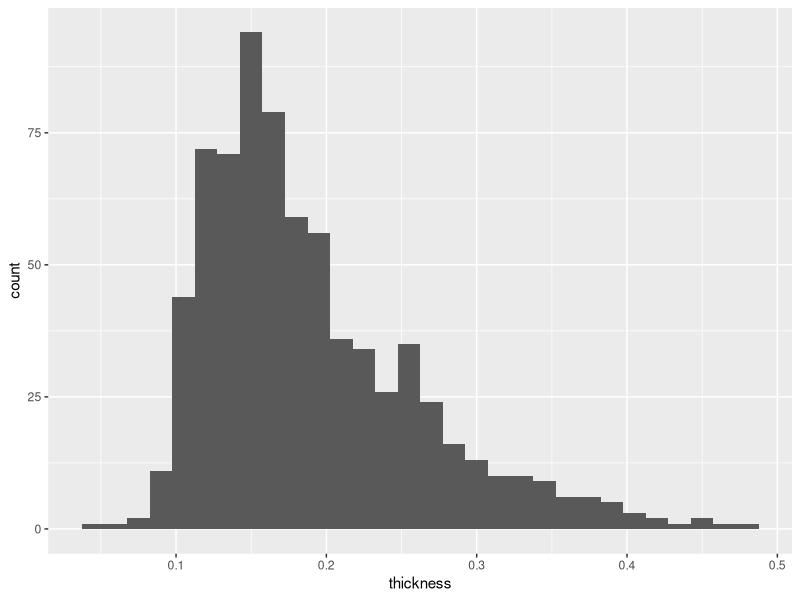
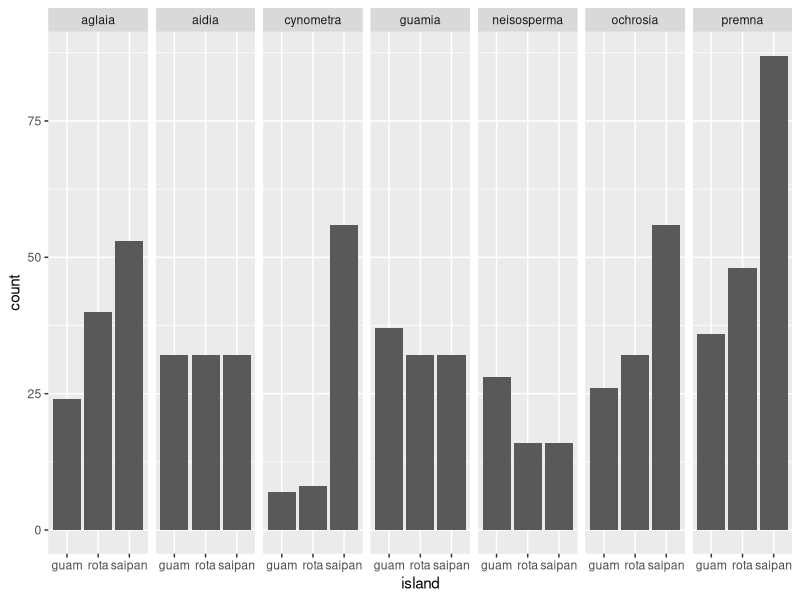
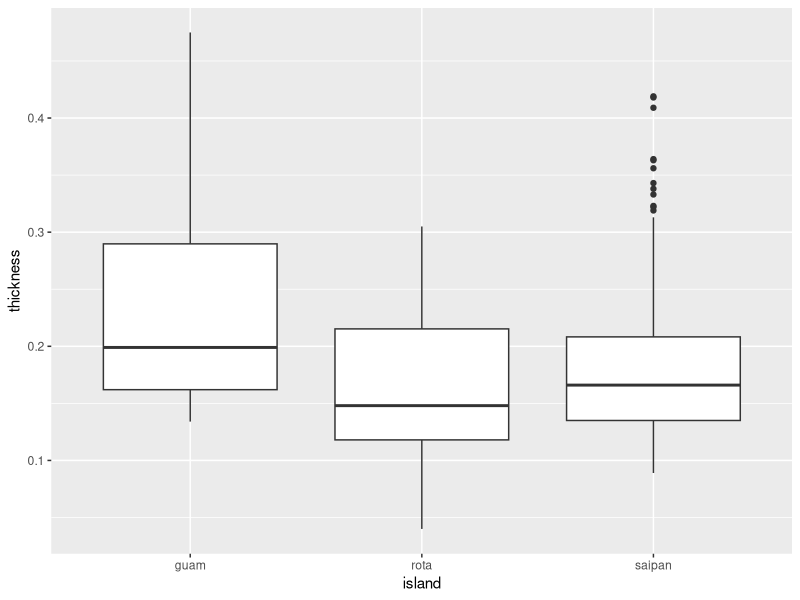
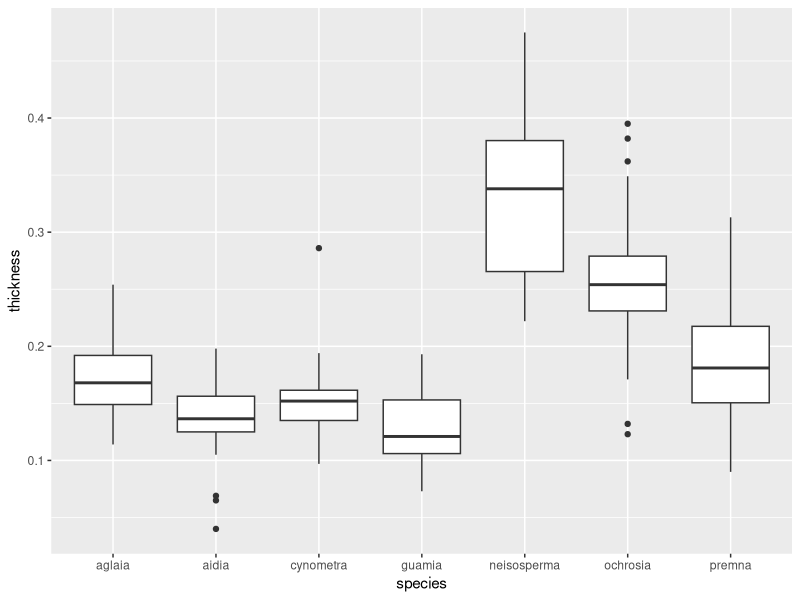

The R script that drew these images, in order:
# Linear Model practice exercise

#We are going to work with a dataset on plant traits. We will test whether leaf thickness differs between tree species and island. Today, we will only do data exploration and model building/selection. We will assess model fit and interpret model results next week. 

#Helpful scripts to have open while you work on this include: DataExplorationDay2_practice_answers.R, DataExplorationDay2.R, and LinearModels.R (from class Tuesday)

#Response: thickness (leaf thickness)
#Predictors: species, island
#Random effects: none for right now, but could add some later

#Load libraries (you'll need the tidyverse)
library(tidyverse)

#Load dataset (tidyREUtraits.csv) and name it "traits". 
traits <- read_csv("data/tidy/tidyREUtraits.csv")

### Part 1: explore the dataset  #######

#1. Look at structure of dataset. 
str(traits)

#2. Subset to rows that have a value for leaf thickness. How many rows did you lose? 
traits <- traits %>%
  filter(!is.na(thickness))

#Also we will subset to the species that were collected across all three islands. 
undersampled <- c("cestrum?", "eugenia", "leucaena", "macaranga", "mammea", "maytenus", "melanolepis", "morinda", "pipturus", "pisonia", "psychotria", "triphasia")

traits <- traits %>%
  filter(species == "aglaia"| species == "aidia" | species == "guamia" | species == "cynometra" | species == "neisosperma" | species == "ochrosia" | species == "premna")  

## Explore single variables ##
#3. Start with continuous variables - of which we only have the response (thickness)
# a) Check for outliers
ggplot(traits, aes(thickness))+
  geom_histogram()

# b) Check for zero-inflation (not relevant bc it's a measurement not a count)

# c) Check for independence in the response (is each row independent?) or might there be some patterns we are not including. 
#Multiple leafs came from each tree, so may need to add that as a random effect. 

#4. Now categorical predictors. Do you have an adequate sample size? How many measurements per level of island and species? 
traits %>%
  group_by(island) %>%
  count()

traits %>%
  group_by(species) %>%
  count()

## Explore relationships between variables
#5) Check for correlations between predictors, or for categorical predictors, check to see if the sampling for each species is spread across each island. This is also useful for seeing whether you have adequate samples to run an island * site interaction. Try using group_by() and count(), and then graphing it using geom_bar() and facet_grid(). 
traits %>%
  group_by(species, island) %>%
  count()

ggplot(traits, aes(island))+
  geom_bar()+
  facet_grid(.~species)

#some variation, but at least some # of samples from each species & island. 

#6) Look at relationships of Y vs X’s to see if variances are similar for each X value, identify the type of relationship (linear, log, etc.)
#plot each predictor and random effect against the response
ggplot(traits, aes(island, thickness))+
  geom_boxplot()

ggplot(traits, aes(species, thickness))+
  geom_boxplot()

### Summary of data exploration ### 
#what did you find? 

### Linear model #### 
# Create a linear model to test whether leaf thickness varies by island, and whether that depends on the plant species. 

#Option 1: Create a full model, remove interaction if not significant, but otherwise do not simplify. 

thick1 <- lm(thickness ~ island*species, data = traits)
anova(thick1) #interaction is significant, so this is final model. 

#Option 2: Create a full model, remove any non-significant interactions to get final model. 

thick1 <- lm(thickness ~ island*species, data = traits)
anova(thick1) #all main effects & interaction is significant, so this is final model. 

#Option 3: Create a full model, and all submodels, and compare using Likelihood ratio tests (anova(mod1, mod2)) to choose the best fitting model. 
thick1 <- lm(thickness ~ island*species, data = traits)
thick2 <- lm(thickness ~ island + species, data = traits)
thick3 <- lm(thickness ~ island, data=traits)
thick4 <- lm(thickness ~ species, data = traits)
thick5 <- lm(thickness ~ 1, data = traits)

anova(thick1, thick2)
anova(thick2, thick3)
anova(thick2, thick4)
anova(thick3, thick5)
anova(thick4, thick5)

#Option 4: Create a full model and all submodels and compare AIC values to choose the best fitting model

thick1 <- lm(thickness ~ island*species, data = traits)
thick2 <- lm(thickness ~ island + species, data = traits)
thick3 <- lm(thickness ~ island, data=traits)
thick4 <- lm(thickness ~ species, data = traits)
thick5 <- lm(thickness ~ 1, data = traits)

AIC(thick1, thick2, thick3, thick4, thick5) #thick 1 is the best model (lowest AIC score)

#Next week, we will assess model fit, and then interpret results. 
